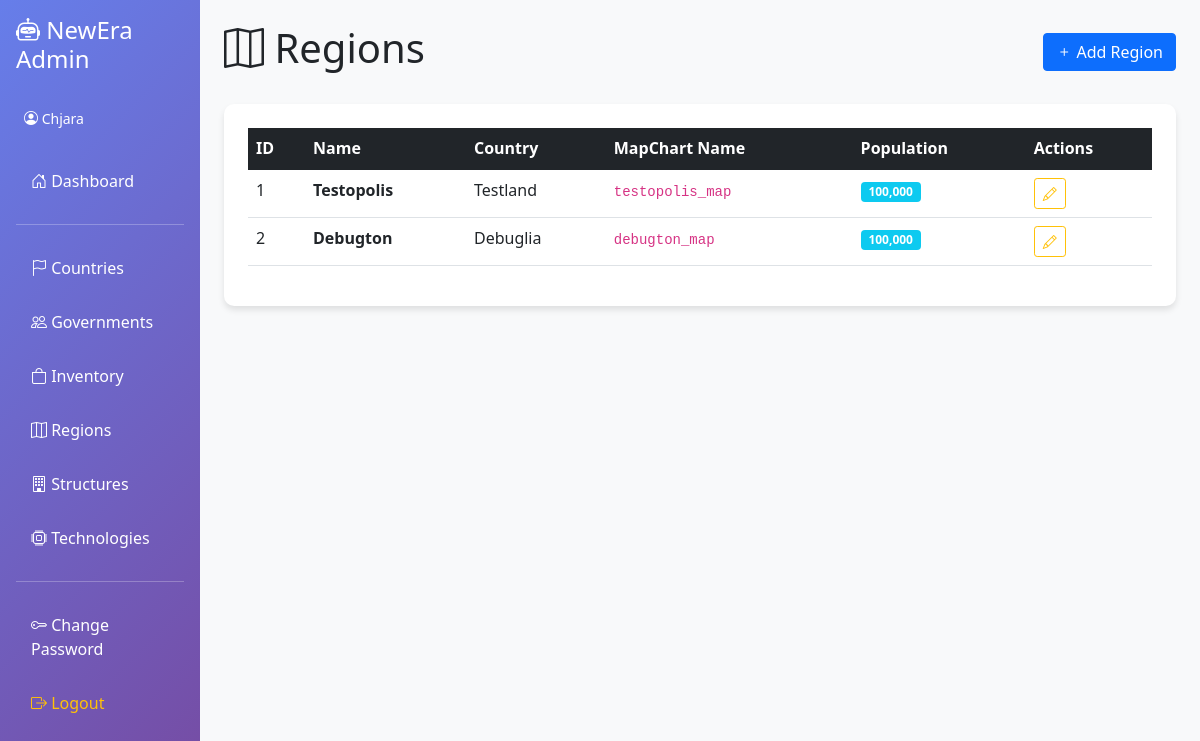
The app's page /regions (signed in) with its own data.
### admin-panel/app.py (models this page shows)
class Region(db.Model):
    __tablename__ = "Regions"
    region_id = db.Column(db.Integer, primary_key=True, autoincrement=True)
    country_id = db.Column(db.String)
    name = db.Column(db.String, nullable=False)
    mapchart_name = db.Column(db.String, nullable=False)
    population = db.Column(db.Integer, default=0, nullable=False)

class Country(db.Model):
    __tablename__ = "Countries"
    country_id = db.Column(db.Integer, primary_key=True, autoincrement=True)
    role_id = db.Column(db.String, nullable=False)
    name = db.Column(db.String, nullable=False)
    public_channel_id = db.Column(db.String, nullable=False)
    secret_channel_id = db.Column(db.String)
    last_bilan = db.Column(db.String)

### admin-panel/app.py (the view)
@app.route("/regions")
@login_required
def regions():
    regions = Region.query.all()
    countries = Country.query.all()
    return render_template("regions.html", regions=regions, countries=countries)

### admin-panel/app.py (called while the page is built)
def login_required(f):
    @wraps(f)
    def decorated_function(*args, **kwargs):
        if "user_id" not in session:
            flash("Please log in to access this page.", "error")
            return redirect(url_for("login"))
        return f(*args, **kwargs)
    return decorated_function

### admin-panel/templates/regions.html (shortened to what this page needs)
{% extends "base.html" %}
{% block content %}
<div class="d-flex justify-content-between align-items-center mb-4">
  <h1><i class="bi bi-map"></i> Regions</h1>
  <a href="/regions/add" class="btn btn-primary">
    <i class="bi bi-plus"></i> Add Region
  </a>
</div>
<div class="content-card p-4">
  <div class="table-responsive">
    <table class="table table-hover">
      <thead class="table-dark">
        <tr>
          <th>ID</th>
          <th>Name</th>
          <th>Country</th>
          <th>MapChart Name</th>
          <th>Population</th>
          <th>Actions</th>
        </tr>
      </thead>
      <tbody>
        {% for region in regions %}
        <tr>
          <td>{{ region.region_id }}</td>
          <td><strong>{{ region.name }}</strong></td>
          <td>
            {% if region.country_id %}
              {% for country in countries %}
                {% if country.country_id|string == region.country_id|string %}
                  {{ country.name }}
                {% endif %}
              {% endfor %}
            {% else %}
              <em class="text-muted">Unassigned</em>
            {% endif %}
          </td>
          <td><code>{{ region.mapchart_name }}</code></td>
          <td><span class="badge bg-info">{{ "{:,}".format(region.population) }}</span></td>
          <td>
            <a href="/regions/edit/{{ region.region_id }}" class="btn btn-outline-warning btn-sm">
              <i class="bi bi-pencil"></i>
            </a>
          </td>
        </tr>
        {% else %}
        <tr>
          <td colspan="6" class="text-center text-muted">No regions found</td>
        </tr>
        {% endfor %}
      </tbody>
    </table>
  </div>
</div>
{% endblock %}

### admin-panel/templates/base.html (style rules this page uses)
.content-card { background: white; border-radius: 10px; box-shadow: 0 4px 6px rgba(0, 0, 0, 0.1); }

### records on screen
Region: region_id "1", name "Testopolis", mapchart_name "testopolis_map", population "100,000"
Country: name "Testland"
Region: region_id "2", name "Debugton", mapchart_name "debugton_map", population "100,000"
Country: name "Debuglia"

### other values on screen
{{ session.username }} "Chjara"
